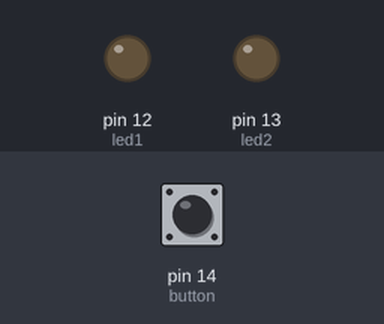
A sketch run on a simulated Arduino Uno, built for the host (arithmetic inside an expression is 32-bit, double 64-bit). On the bench: output pins drawn as LEDs (lit = HIGH). Dashed ring = blinking. The test bench sets the inputs (shaded band); at power-on: pin 14 (button) LOW.

Above: at 1.2 s.
1.3 s: pin 14 (button) pulled HIGH for 3.2 s
At 1.7 s:
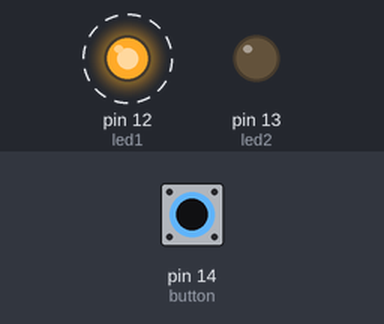
6.0 s: pin 14 (button) pulled HIGH for 0.15 s
At 6.9 s:
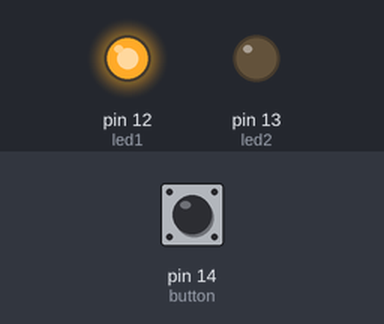
7.6 s: pin 14 (button) pulled HIGH for 1 s
At 8.0 s:
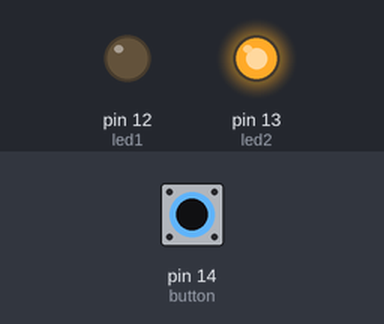
Timing chart, 0 to 10.6 s (numbered marks = the images above; inputs shaded):
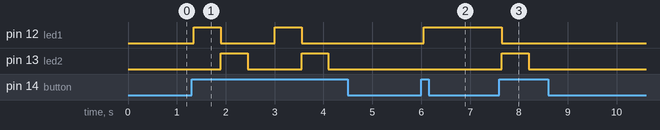

Measured:
- after the input at 1.3 s, pin 12 (led1): alternates HIGH for 0.55 s and LOW for 1.1 s, 4 changes in all, then stays LOW, starting after 0.05 s; pin 13 (led2): alternates HIGH for 0.55 s and LOW for 1.1 s, starting after 0.60 s
- after the input at 6.0 s, pin 12 (led1): LOW → HIGH after 0.05 s
- after the input at 7.6 s, pin 12 (led1): HIGH → LOW after 0.05 s; pin 13 (led2): LOW → HIGH after 0.05 s, → LOW 0.55 s later

The sketch:

LED_COUNT.ino
```cpp
// Mendefinisikan pin yang digunakan
const int button = 14;  // Pin untuk tombol
const int led1 = 12;    // Pin untuk LED pertama
const int led2 = 13;    // Pin untuk LED kedua

int buttonState = 0;      // Variabel untuk menyimpan status tombol saat ini
int lastButtonState = 0;  // Variabel untuk menyimpan status tombol terakhir
int pressCount = 0;       // Menghitung jumlah tekan tombol

void setup() {
  // Mengatur mode pin
  pinMode(button, INPUT_PULLDOWN); // Mengatur pin tombol sebagai input dengan resistor pull-down internal
  pinMode(led1, OUTPUT);          // Mengatur pin LED pertama sebagai output
  pinMode(led2, OUTPUT);          // Mengatur pin LED kedua sebagai output
  digitalWrite(led1, LOW);        // Memastikan LED pertama mati saat startup
  digitalWrite(led2, LOW);        // Memastikan LED kedua mati saat startup
}

void loop() {
  buttonState = digitalRead(button);  // Membaca status tombol (HIGH atau LOW)

  // Deteksi perubahan status tombol
  if (buttonState == HIGH && lastButtonState == LOW) { // Jika tombol ditekan (HIGH) dan sebelumnya tidak ditekan (LOW)
    delay(50); // Debounce: Tunggu sebentar untuk menghindari pembacaan yang salah dari bouncing tombol
    pressCount++; // Meningkatkan jumlah tekan tombol
    if (pressCount > 3) { // Jika jumlah tekan tombol lebih dari 3
      pressCount = 1; // Reset ke 1 setelah 3 tekan
    }

    // Mengatur LED berdasarkan jumlah tekan tombol
    switch (pressCount) {  // Pilih tindakan berdasarkan nilai pressCount
      case 1:
        digitalWrite(led1, HIGH); // Nyalakan LED pertama
        digitalWrite(led2, LOW);  // Matikan LED kedua
        break;
      case 2:
        digitalWrite(led1, LOW);  // Matikan LED pertama
        digitalWrite(led2, HIGH); // Nyalakan LED kedua
        break;
      case 3:
        digitalWrite(led1, LOW);  // Matikan LED pertama
        digitalWrite(led2, LOW);  // Matikan LED kedua
        break;
    }
    delay(500); // Tambahkan delay untuk memastikan perubahan tombol tidak terbaca terlalu cepat
  }
}
```
